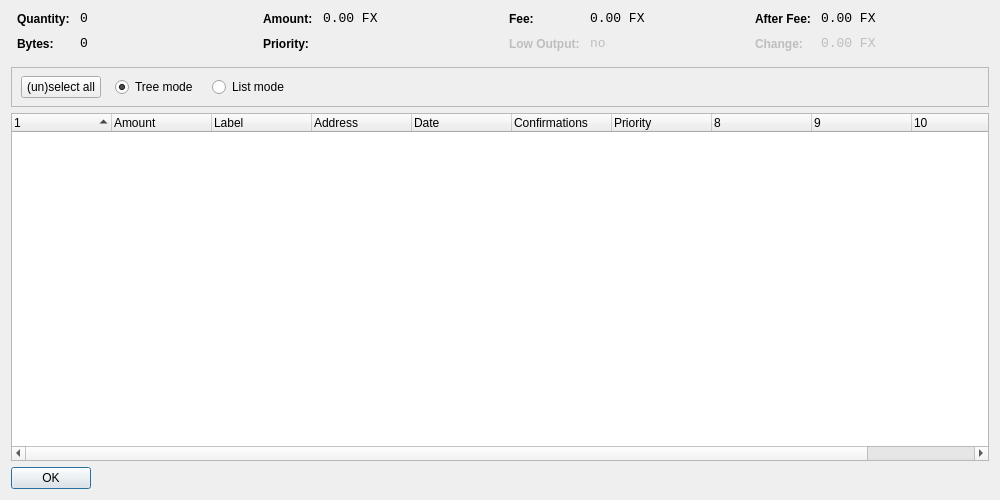
<?xml version="1.0" encoding="UTF-8"?>
<ui version="4.0">
 <class>CoinControlDialog</class>
 <widget class="QDialog" name="CoinControlDialog">
  <property name="geometry">
   <rect>
    <x>0</x>
    <y>0</y>
    <width>1000</width>
    <height>500</height>
   </rect>
  </property>
  <property name="windowTitle">
   <string>Coin Control</string>
  </property>
  <layout class="QVBoxLayout" name="verticalLayout">
   <item>
    <layout class="QHBoxLayout" name="horizontalLayoutTop" stretch="0,0,0,0">
     <property name="topMargin">
      <number>0</number>
     </property>
     <property name="bottomMargin">
      <number>10</number>
     </property>
     <item>
      <layout class="QFormLayout" name="formLayoutCoinControl1">
       <property name="horizontalSpacing">
        <number>10</number>
       </property>
       <property name="verticalSpacing">
        <number>10</number>
       </property>
       <property name="leftMargin">
        <number>6</number>
       </property>
       <property name="rightMargin">
        <number>6</number>
       </property>
       <item row="0" column="0">
        <widget class="QLabel" name="labelCoinControlQuantityText">
         <property name="styleSheet">
          <string notr="true">font-weight:bold;</string>
         </property>
         <property name="text">
          <string>Quantity:</string>
         </property>
        </widget>
       </item>
       <item row="0" column="1">
        <widget class="QLabel" name="labelCoinControlQuantity">
         <property name="font">
          <font>
           <family>Monospace</family>
           <pointsize>10</pointsize>
          </font>
         </property>
         <property name="cursor">
          <cursorShape>IBeamCursor</cursorShape>
         </property>
         <property name="contextMenuPolicy">
          <enum>Qt::ActionsContextMenu</enum>
         </property>
         <property name="text">
          <string notr="true">0</string>
         </property>
         <property name="textInteractionFlags">
          <set>Qt::LinksAccessibleByMouse|Qt::TextSelectableByKeyboard|Qt::TextSelectableByMouse</set>
         </property>
        </widget>
       </item>
       <item row="1" column="0">
        <widget class="QLabel" name="labelCoinControlBytesText">
         <property name="styleSheet">
          <string notr="true">font-weight:bold;</string>
         </property>
         <property name="text">
          <string>Bytes:</string>
         </property>
        </widget>
       </item>
       <item row="1" column="1">
        <widget class="QLabel" name="labelCoinControlBytes">
         <property name="font">
          <font>
           <family>Monospace</family>
           <pointsize>10</pointsize>
          </font>
         </property>
         <property name="cursor">
          <cursorShape>IBeamCursor</cursorShape>
         </property>
         <property name="contextMenuPolicy">
          <enum>Qt::ActionsContextMenu</enum>
         </property>
         <property name="text">
          <string notr="true">0</string>
         </property>
         <property name="textInteractionFlags">
          <set>Qt::LinksAccessibleByMouse|Qt::TextSelectableByKeyboard|Qt::TextSelectableByMouse</set>
         </property>
        </widget>
       </item>
      </layout>
     </item>
     <item>
      <layout class="QFormLayout" name="formLayoutCoinControl2">
       <property name="horizontalSpacing">
        <number>10</number>
       </property>
       <property name="verticalSpacing">
        <number>10</number>
       </property>
       <property name="leftMargin">
        <number>6</number>
       </property>
       <property name="rightMargin">
        <number>6</number>
       </property>
       <item row="0" column="0">
        <widget class="QLabel" name="labelCoinControlAmountText">
         <property name="styleSheet">
          <string notr="true">font-weight:bold;</string>
         </property>
         <property name="text">
          <string>Amount:</string>
         </property>
        </widget>
       </item>
       <item row="0" column="1">
        <widget class="QLabel" name="labelCoinControlAmount">
         <property name="font">
          <font>
           <family>Monospace</family>
           <pointsize>10</pointsize>
          </font>
         </property>
         <property name="cursor">
          <cursorShape>IBeamCursor</cursorShape>
         </property>
         <property name="contextMenuPolicy">
          <enum>Qt::ActionsContextMenu</enum>
         </property>
         <property name="text">
          <string notr="true">0.00 FX</string>
         </property>
         <property name="textInteractionFlags">
          <set>Qt::LinksAccessibleByMouse|Qt::TextSelectableByKeyboard|Qt::TextSelectableByMouse</set>
         </property>
        </widget>
       </item>
       <item row="1" column="0">
        <widget class="QLabel" name="labelCoinControlPriorityText">
         <property name="styleSheet">
          <string notr="true">font-weight:bold;</string>
         </property>
         <property name="text">
          <string>Priority:</string>
         </property>
        </widget>
       </item>
       <item row="1" column="1">
        <widget class="QLabel" name="labelCoinControlPriority">
         <property name="font">
          <font>
           <family>Monospace</family>
           <pointsize>10</pointsize>
          </font>
         </property>
         <property name="cursor">
          <cursorShape>IBeamCursor</cursorShape>
         </property>
         <property name="contextMenuPolicy">
          <enum>Qt::ActionsContextMenu</enum>
         </property>
         <property name="text">
          <string/>
         </property>
         <property name="textInteractionFlags">
          <set>Qt::LinksAccessibleByMouse|Qt::TextSelectableByKeyboard|Qt::TextSelectableByMouse</set>
         </property>
        </widget>
       </item>
      </layout>
     </item>
     <item>
      <layout class="QFormLayout" name="formLayoutCoinControl3">
       <property name="horizontalSpacing">
        <number>10</number>
       </property>
       <property name="verticalSpacing">
        <number>10</number>
       </property>
       <property name="leftMargin">
        <number>6</number>
       </property>
       <property name="rightMargin">
        <number>6</number>
       </property>
       <item row="0" column="0">
        <widget class="QLabel" name="labelCoinControlFeeText">
         <property name="styleSheet">
          <string notr="true">font-weight:bold;</string>
         </property>
         <property name="text">
          <string>Fee:</string>
         </property>
        </widget>
       </item>
       <item row="0" column="1">
        <widget class="QLabel" name="labelCoinControlFee">
         <property name="font">
          <font>
           <family>Monospace</family>
           <pointsize>10</pointsize>
          </font>
         </property>
         <property name="cursor">
          <cursorShape>IBeamCursor</cursorShape>
         </property>
         <property name="contextMenuPolicy">
          <enum>Qt::ActionsContextMenu</enum>
         </property>
         <property name="text">
          <string notr="true">0.00 FX</string>
         </property>
         <property name="textInteractionFlags">
          <set>Qt::LinksAccessibleByMouse|Qt::TextSelectableByKeyboard|Qt::TextSelectableByMouse</set>
         </property>
        </widget>
       </item>
       <item row="1" column="0">
        <widget class="QLabel" name="labelCoinControlLowOutputText">
         <property name="enabled">
          <bool>false</bool>
         </property>
         <property name="styleSheet">
          <string notr="true">font-weight:bold;</string>
         </property>
         <property name="text">
          <string>Low Output:</string>
         </property>
        </widget>
       </item>
       <item row="1" column="1">
        <widget class="QLabel" name="labelCoinControlLowOutput">
         <property name="enabled">
          <bool>false</bool>
         </property>
         <property name="font">
          <font>
           <family>Monospace</family>
           <pointsize>10</pointsize>
          </font>
         </property>
         <property name="cursor">
          <cursorShape>IBeamCursor</cursorShape>
         </property>
         <property name="contextMenuPolicy">
          <enum>Qt::ActionsContextMenu</enum>
         </property>
         <property name="text">
          <string notr="true">no</string>
         </property>
         <property name="textInteractionFlags">
          <set>Qt::LinksAccessibleByMouse|Qt::TextSelectableByKeyboard|Qt::TextSelectableByMouse</set>
         </property>
        </widget>
       </item>
      </layout>
     </item>
     <item>
      <layout class="QFormLayout" name="formLayoutCoinControl4">
       <property name="horizontalSpacing">
        <number>10</number>
       </property>
       <property name="verticalSpacing">
        <number>10</number>
       </property>
       <property name="leftMargin">
        <number>6</number>
       </property>
       <property name="rightMargin">
        <number>6</number>
       </property>
       <item row="0" column="0">
        <widget class="QLabel" name="labelCoinControlAfterFeeText">
         <property name="styleSheet">
          <string notr="true">font-weight:bold;</string>
         </property>
         <property name="text">
          <string>After Fee:</string>
         </property>
        </widget>
       </item>
       <item row="0" column="1">
        <widget class="QLabel" name="labelCoinControlAfterFee">
         <property name="font">
          <font>
           <family>Monospace</family>
           <pointsize>10</pointsize>
          </font>
         </property>
         <property name="cursor">
          <cursorShape>IBeamCursor</cursorShape>
         </property>
         <property name="contextMenuPolicy">
          <enum>Qt::ActionsContextMenu</enum>
         </property>
         <property name="text">
          <string notr="true">0.00 FX</string>
         </property>
         <property name="textInteractionFlags">
          <set>Qt::LinksAccessibleByMouse|Qt::TextSelectableByKeyboard|Qt::TextSelectableByMouse</set>
         </property>
        </widget>
       </item>
       <item row="1" column="0">
        <widget class="QLabel" name="labelCoinControlChangeText">
         <property name="enabled">
          <bool>false</bool>
         </property>
         <property name="styleSheet">
          <string notr="true">font-weight:bold;</string>
         </property>
         <property name="text">
          <string>Change:</string>
         </property>
        </widget>
       </item>
       <item row="1" column="1">
        <widget class="QLabel" name="labelCoinControlChange">
         <property name="enabled">
          <bool>false</bool>
         </property>
         <property name="font">
          <font>
           <family>Monospace</family>
           <pointsize>10</pointsize>
          </font>
         </property>
         <property name="cursor">
          <cursorShape>IBeamCursor</cursorShape>
         </property>
         <property name="contextMenuPolicy">
          <enum>Qt::ActionsContextMenu</enum>
         </property>
         <property name="text">
          <string notr="true">0.00 FX</string>
         </property>
         <property name="textInteractionFlags">
          <set>Qt::LinksAccessibleByMouse|Qt::TextSelectableByKeyboard|Qt::TextSelectableByMouse</set>
         </property>
        </widget>
       </item>
      </layout>
     </item>
    </layout>
   </item>
   <item>
    <widget class="QFrame" name="frame">
     <property name="minimumSize">
      <size>
       <width>0</width>
       <height>40</height>
      </size>
     </property>
     <property name="frameShape">
      <enum>QFrame::StyledPanel</enum>
     </property>
     <property name="frameShadow">
      <enum>QFrame::Sunken</enum>
     </property>
     <widget class="QWidget" name="horizontalLayoutWidget">
      <property name="geometry">
       <rect>
        <x>10</x>
        <y>0</y>
        <width>781</width>
        <height>41</height>
       </rect>
      </property>
      <layout class="QHBoxLayout" name="horizontalLayoutPanel" stretch="0,0,0,0,0">
       <property name="spacing">
        <number>14</number>
       </property>
       <item>
        <widget class="QPushButton" name="pushButtonSelectAll">
         <property name="sizePolicy">
          <sizepolicy hsizetype="Maximum" vsizetype="Fixed">
           <horstretch>0</horstretch>
           <verstretch>0</verstretch>
          </sizepolicy>
         </property>
         <property name="text">
          <string>(un)select all</string>
         </property>
        </widget>
       </item>
       <item>
        <widget class="QRadioButton" name="radioTreeMode">
         <property name="sizePolicy">
          <sizepolicy hsizetype="Maximum" vsizetype="Fixed">
           <horstretch>0</horstretch>
           <verstretch>0</verstretch>
          </sizepolicy>
         </property>
         <property name="text">
          <string>Tree mode</string>
         </property>
         <property name="checked">
          <bool>true</bool>
         </property>
        </widget>
       </item>
       <item>
        <widget class="QRadioButton" name="radioListMode">
         <property name="sizePolicy">
          <sizepolicy hsizetype="Maximum" vsizetype="Fixed">
           <horstretch>0</horstretch>
           <verstretch>0</verstretch>
          </sizepolicy>
         </property>
         <property name="text">
          <string>List mode</string>
         </property>
        </widget>
       </item>
       <item>
        <spacer name="horizontalSpacer">
         <property name="orientation">
          <enum>Qt::Horizontal</enum>
         </property>
         <property name="sizeHint" stdset="0">
          <size>
           <width>40</width>
           <height>20</height>
          </size>
         </property>
        </spacer>
       </item>
      </layout>
     </widget>
    </widget>
   </item>
   <item>
    <widget class="CoinControlTreeWidget" name="treeWidget">
     <property name="contextMenuPolicy">
      <enum>Qt::CustomContextMenu</enum>
     </property>
     <property name="sortingEnabled">
      <bool>false</bool>
     </property>
     <property name="columnCount">
      <number>11</number>
     </property>
     <attribute name="headerShowSortIndicator" stdset="0">
      <bool>true</bool>
     </attribute>
     <attribute name="headerStretchLastSection">
      <bool>false</bool>
     </attribute>
     <column>
      <property name="text">
       <string/>
      </property>
     </column>
     <column>
      <property name="text">
       <string>Amount</string>
      </property>
     </column>
     <column>
      <property name="text">
       <string>Label</string>
      </property>
     </column>
     <column>
      <property name="text">
       <string>Address</string>
      </property>
     </column>
     <column>
      <property name="text">
       <string>Date</string>
      </property>
     </column>
     <column>
      <property name="text">
       <string>Confirmations</string>
      </property>
      <property name="toolTip">
       <string>Confirmed</string>
      </property>
     </column>
     <column>
      <property name="text">
       <string>Priority</string>
      </property>
     </column>
     <column>
      <property name="text">
       <string/>
      </property>
     </column>
     <column>
      <property name="text">
       <string/>
      </property>
     </column>
     <column>
      <property name="text">
       <string/>
      </property>
     </column>
     <column>
      <property name="text">
       <string/>
      </property>
     </column>
    </widget>
   </item>
   <item>
    <widget class="QDialogButtonBox" name="buttonBox">
     <property name="sizePolicy">
      <sizepolicy hsizetype="Maximum" vsizetype="Fixed">
       <horstretch>0</horstretch>
       <verstretch>0</verstretch>
      </sizepolicy>
     </property>
     <property name="orientation">
      <enum>Qt::Horizontal</enum>
     </property>
     <property name="standardButtons">
      <set>QDialogButtonBox::Ok</set>
     </property>
    </widget>
   </item>
  </layout>
 </widget>
 <customwidgets>
  <customwidget>
   <class>CoinControlTreeWidget</class>
   <extends>QTreeWidget</extends>
   <header>coincontroltreewidget.h</header>
  </customwidget>
 </customwidgets>
 <resources/>
 <connections/>
</ui>
